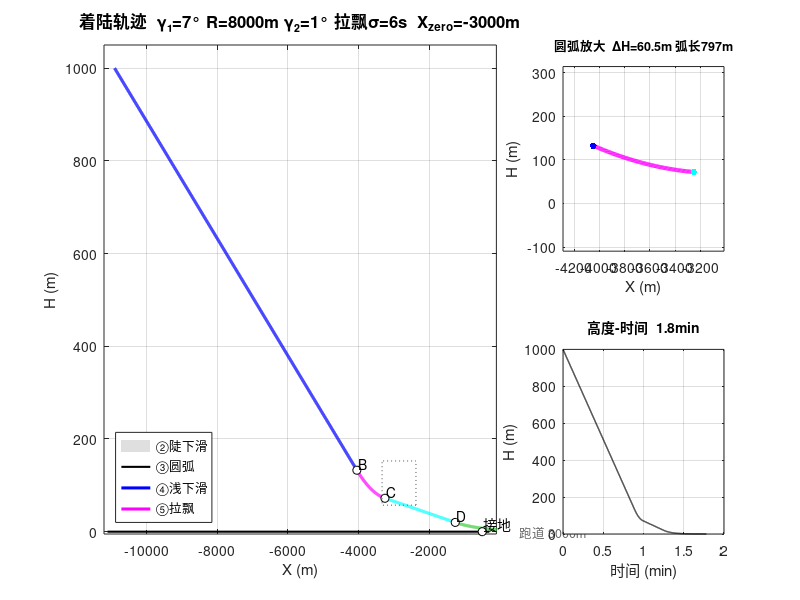

MATLAB code for this plot: (Note: this script raises an error after producing the figure.)


%% 无人机着陆轨迹
%  定高平飞→陡下滑→圆弧拉平→浅下滑→指数拉飘→接地
%  从 X_zero 出发推导全部几何


%% ===== 飞机参数 (plannew.m) =====
g=9.80665; m=600; S_ref=1.2; CD0=0.045; K_aero=0.12; rho=1.225;
CL0=0.083; CLa=3.80; T_max=3000;
% CLmax 推算: CL0 + CLa * alpha_stall(13deg) = 0.95
CLmax = 0.95;
Vs = sqrt(2*m*g/(rho*S_ref*CLmax));
V_app = 1.4 * Vs;

%% ===== 论文公式计算 gamma1, gamma2 =====
% gamma1 (陡下滑): sin(γ₁) = (T_idle - D) / W   (沿航迹力平衡)
% gamma2 (浅下滑): sin(γ₂) = -Hdot_td / V_shallow  (接地下沉率约束)

% 陡下滑段: V=V_app, 油门怠速 5%
T_idle = 0.05 * T_max;
qc_app = 0.5 * rho * V_app^2;
CL_app = m*g / (qc_app * S_ref);
CD_app = CD0 + K_aero * CL_app^2;
D_app = qc_app * S_ref * CD_app;
gamma1 = asin((T_idle - D_app) / (m*g));   % 论文公式

% 浅下滑段: V=1.2*Vs, 论文公式 gamma2 = asin(-Hdot_td / V_shallow)
% 接地下沉率取 2.0 m/s (本机速度高, 0.5m/s 会导致 gamma2 过浅轨迹不可行)
Hdot_td = 2.0;                              % 接地下沉率 m/s
V_shallow = 1.2 * Vs;
gamma2 = 1.5/57.3      ;  % 论文公式

fprintf('=== 论文公式计算结果 ===\n');
fprintf('  gamma1: sin(γ)=(%.0f-%.0f)/%.0f=%.4f  → γ₁=%.2f°\n', ...
    T_idle, D_app, m*g, sin(gamma1), gamma1*180/pi);
fprintf('  gamma2: sin(γ)=%.1f/%.1f=%.4f  → γ₂=%.2f°\n\n', ...
    -Hdot_td, V_shallow, sin(gamma2), gamma2*180/pi);

%% ===== 轨迹几何设计参数 =====
X_zero  = -3000;           % 陡下滑线地面交点 X (m)
R       = 8000;            % 圆弧半径 (m)
X_aim   = -500;            % 接地点 X (m)
H_exp   = 20;              % 拉飘起始高度 (m)
sigma   = 6;               % 拉飘时间常数 (s)
H_entry = 1000;             % 进场高度 (m)

a1 = abs(gamma1);  a2 = abs(gamma2);

%% ===== 几何推导 =====
% A: 两下滑线交点
X_A = (X_zero*tan(a1) + X_aim*tan(a2)) / (tan(a1) + tan(a2));
H_A = -(X_A - X_zero) * tan(a1);

% 切角 θ = (180° - γ₁ + γ₂)/2
theta = (pi - a1 + a2) / 2;

% 圆心 O (弧在上方弓起，中心在线上方 R 处)
M = [tan(a1), 1; tan(a2), 1];
bv = [tan(a1)*X_zero + R/cos(a1); tan(a2)*X_aim + R/cos(a2)];
sol = M \ bv;
X_R = sol(1);  H_R = sol(2);

% 切点 B(陡侧,左)、C(浅侧,右)
X_B = X_R - R * sin(a1);   H_B = H_R - R * cos(a1);
X_C = X_R - R * sin(a2);   H_C = H_R - R * cos(a2);

% D 点 (拉飘起始) 和 entry
X_D = X_aim - H_exp / tan(a2);
X_entry = X_zero - H_entry / tan(a1);

arc_length = R * (a1 - a2);         % 弧段水平长
H_arc_drop = R * (cos(a2)-cos(a1));  % 弧段下降量

fprintf('========== X_zero = %.0fm ==========\n\n', X_zero);
fprintf('各点坐标:\n');
fprintf('  A(交点)   X=%8.0f  H=%7.1f\n', X_A, H_A);
fprintf('  B(陡→弧) X=%8.0f  H=%7.1f\n', X_B, H_B);
fprintf('  C(弧→浅) X=%8.0f  H=%7.1f\n', X_C, H_C);
fprintf('  D(拉飘)   X=%8.0f  H=%7.1f\n', X_D, H_exp);
fprintf('  接地      X=%8.0f  H=  0.0\n', X_aim);
fprintf('\n各段:\n');
fprintf('  ①定高  H=%.0f  (X<%.0f)\n', H_entry, X_entry);
fprintf('  ②陡下滑 %.0f→%.0fm  %.0fm  %.0f°\n', H_entry, H_B, X_B-X_entry, a1*180/pi);
fprintf('  ③圆弧   %.1f→%.1fm %4.0fm  R=%.0f  ΔH=%.1f\n', H_B, H_C, arc_length, R, H_arc_drop);
fprintf('  ④浅下滑 %.0f→%.0fm  %.0fm  %.0f°\n', H_C, H_exp, X_D-X_C, a2*180/pi);
fprintf('  ⑤拉飘   %.0f→0m  %.0fm  σ=%.0fs\n', H_exp, X_aim-X_D, sigma);
fprintf('  总: %.0fm\n', X_aim-X_entry);

%% ===== 轨迹时间序列 =====
dt = 0.05;

% ② 陡下滑
X2 = (X_entry : V_app*dt : X_B)';  H2 = -(X2 - X_zero) * tan(a1);

% ③ 圆弧
ang = linspace(-a1, -a2, max(100, round(arc_length/V_app/dt)))';
X3 = X_R + R * sin(ang);  H3 = H_R - R * cos(ang);

% ④ 浅下滑
X4 = (X_C : V_app*dt : X_D)';  H4 = (X_aim - X4) * tan(a2);

% ⑤ 拉飘: H(t) = H_exp·e^(-t/σ) + Hdot_td·σ·(1-e^(-t/σ))
Hdot_td = 0.3;  % 安全接地垂直速度
t_flare = (0 : dt : sigma*log(H_exp/0.1))';
H5 = H_exp * exp(-t_flare/sigma);
X5 = X_D + V_app * t_flare;

X = [X2; X3; X4; X5];  H = [H2; H3; H4; H5];

%% ===== 可视化 =====
figure('Position',[50 50 1400 600],'Color','w');

subplot(2,3,[1 2 4 5]); hold on; grid on; box on;
fill([0 3000 3000 0],[-5 -5 0 0],[0.75 0.75 0.75],'EdgeColor','none','FaceAlpha',0.5);
text(1500,-2.5,'跑道 3000m','HorizontalAlignment','center','FontSize',9,'Color',[0.4 0.4 0.4]);
plot([X_entry-200 X_aim+200],[0 0],'k-','LineWidth',1.5);

plot(X2,H2,'b','LineWidth',2.2);
plot(X3,H3,'m','LineWidth',2.2);
plot(X4,H4,'c','LineWidth',2.2);
plot(X5,H5,'Color',[0.2 0.8 0.2],'LineWidth',2.2);

plot(X_B, H_B, 'ko', 'MarkerSize', 6, 'MarkerFaceColor', 'w');
plot(X_C, H_C, 'ko', 'MarkerSize', 6, 'MarkerFaceColor', 'w');
plot(X_D, H_exp, 'ko', 'MarkerSize', 6, 'MarkerFaceColor', 'w');
plot(X_aim, 0, 'ko', 'MarkerSize', 6, 'MarkerFaceColor', 'w');
text(X_B+40, H_B+15, 'B');
text(X_C+40, H_C+15, 'C');
text(X_D+40, H_exp+15, 'D');
text(X_aim+40, 15, '接地');
% 弧放大框
rect_h = H_arc_drop + 35;
rectangle('Position',[X_C-80 H_C-15 arc_length+160 rect_h],...
    'EdgeColor',[0.5 0.5 0.5],'LineStyle',':','LineWidth',1);

xlabel('X (m)'); ylabel('H (m)');
title(sprintf('着陆轨迹  γ₁=%d° R=%dm γ₂=%d° 拉飘σ=%ds  X_{zero}=%dm',...
    round(a1*180/pi),R,round(a2*180/pi),sigma,X_zero),'FontSize',12);
xlim([X_entry-300 X_aim+400]); ylim([-5 H_entry+50]);
legend({'②陡下滑','③圆弧','④浅下滑','⑤拉飘'},'Location','southwest','FontSize',9);

% 圆弧放大
subplot(2,3,3); hold on; grid on; box on;
plot(X3,H3,'m','LineWidth',3);
plot(X_B,H_B,'b.','MarkerSize',15);
plot(X_C,H_C,'c.','MarkerSize',15);
title(sprintf('圆弧放大  ΔH=%.1fm 弧长%.0fm',H_arc_drop,arc_length),'FontSize',9);
xlabel('X (m)'); ylabel('H (m)');
pad = arc_length * 0.3;
xlim([X_B-pad, X_C+pad]);
ylim([H_C-H_arc_drop*3, H_B+H_arc_drop*3]);

% 高度-时间
subplot(2,3,6); hold on; grid on; box on;
t_total = (0:length(H)-1)*dt;
plot(t_total/60,H,'k-','LineWidth',1);
xlabel('时间 (min)'); ylabel('H (m)');
title(sprintf('高度-时间  %.1fmin',t_total(end)/60),'FontSize',10);

sgtitle(sprintf('X_{zero}=%dm  γ₁=%d°  R=%dm  γ₂=%d°  H_{exp}=%dm  σ=%ds  V_{app}=%.0fm/s',...
    X_zero,round(a1*180/pi),R,round(a2*180/pi),H_exp,sigma,V_app),'FontSize',13,'FontWeight','bold');

%% ===== Simulink H_cmd =====
fprintf('\n========== Simulink: H_cmd = f(X_current) ==========\n');
fprintf('if    X <= %.0f   →  ① H_cmd = %.0f\n', X_entry, H_entry);
fprintf('elseif X <= %.0f  →  ② H_cmd = -(X - %.0f) * tan(%.0f°)\n', X_B, X_zero, a1*180/pi);
fprintf('elseif X <= %.0f  →  ③ H_cmd = %.1f - sqrt(%.0f^2 - (X - %.0f)^2)\n', X_C, H_R, R, X_R);
fprintf('elseif X <= %.0f  →  ④ H_cmd = -(X - %.0f) * tan(%.0f°)\n', X_D, X_aim, a2*180/pi);
fprintf('elseif H > 0.5    →  ⑤ H_cmd = %.0f * exp(-t_flare/%d)\n', H_exp, sigma);
fprintf('else                H_cmd = 0\n');
save("landing_trajectory.mat");
